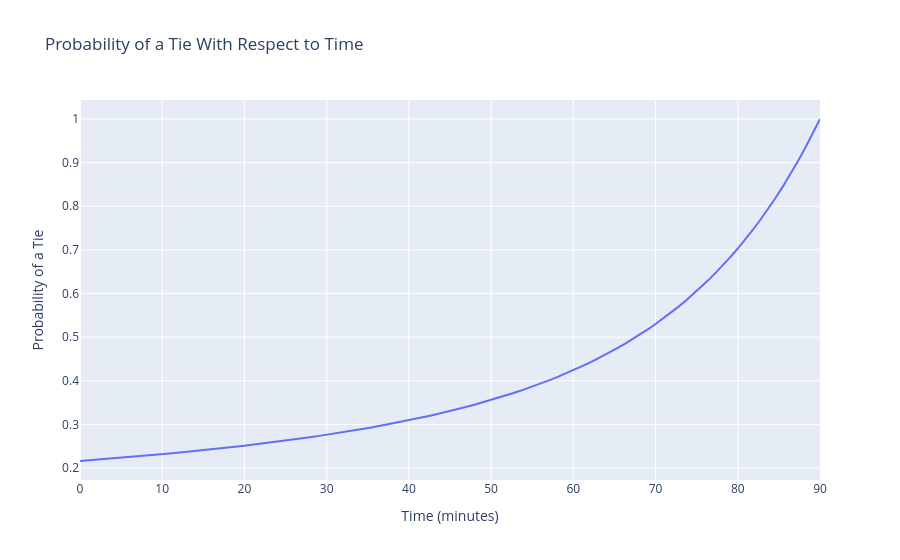

The code cell stored with this chart in its notebook:
### Markdown cell above
#### b) Find the probability of a tie with respect to time

### Code cell
import numpy as np
from functions import plot_2d,poisson

lA = 2/90   # scores/min
lB = 1.5/90 # scores/min

b = 14

t_list = np.linspace(0,90,100)

def prob_tie(t,lA,lB,b,T = 90):
    """ 
    Find the probability of a tie with respect to time
    """

    s = 0

    # Calculating time variant lambda
    lA_t = lA*(T-t)
    lB_t = lB*(T-t)

    for i in range(b):
        s += poisson(lA_t,i)*poisson(lB_t,i)

    return s

p_tie = [prob_tie(t,lA,lB,b) for t in t_list]

plot_2d(p_tie,x=t_list,xlabel='Time (minutes)', ylabel='Probability of a Tie',title='Probability of a Tie With Respect to Time')
